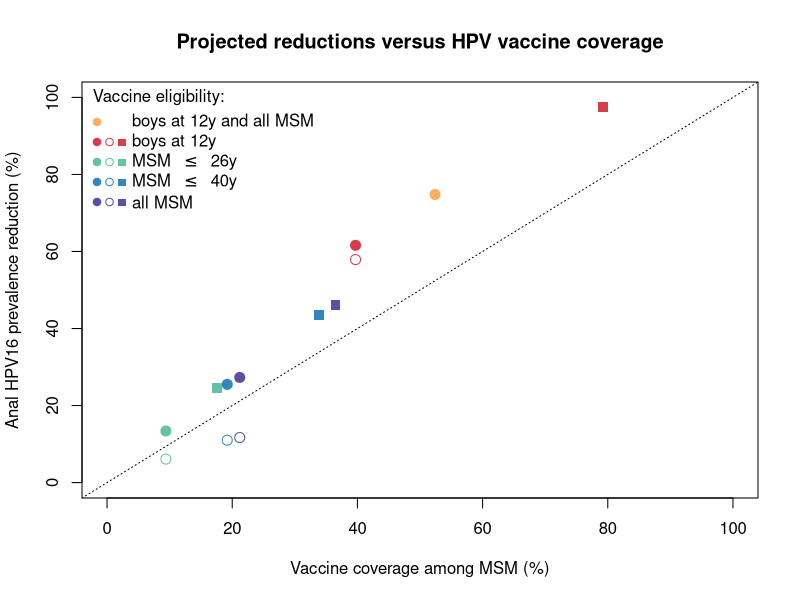

Here is the R script that generated this plot:
library(RColorBrewer)
cols <- brewer.pal(11,"Spectral")

##### PROJECTED REDUCTIONS: see Table 3 in main text

EFFECTIVENESS <- array(NA,dim=c(13,4))
colnames(EFFECTIVENESS) <- c("target","mode","coverage","reduction")

EFFECTIVENESS <- as.data.frame(EFFECTIVENESS)
EFFECTIVENESS[,1] <-
 c(rep("MSM26",3),rep("MSM40",3),rep("MSMall",3),rep("boys12",3),"combi")
EFFECTIVENESS[,2] <-
 c("base","improved","leaky","base","improved","leaky","base","improved","leaky","base","improved","leaky","base")
EFFECTIVENESS[,3] <-
 as.numeric(c(9.4,17.6,9.4,19.2,33.8,19.2,21.2,36.5,21.2,39.7,79.3,39.7,52.4))
EFFECTIVENESS[,4] <-
 as.numeric(c(13.4,24.6,6.1,25.5,43.6,11.0,27.3,46.1,11.7,61.6,97.4,57.9,74.8))

EFFECTIVENESS$symbol <-
 ifelse(EFFECTIVENESS$mode=="leaky",1,
  ifelse(EFFECTIVENESS$mode=="base",19,15))

EFFECTIVENESS$col <-
 ifelse(EFFECTIVENESS$target=="combi",4,
  ifelse(EFFECTIVENESS$target=="boys12",2,
   ifelse(EFFECTIVENESS$target=="MSM26",9,
    ifelse(EFFECTIVENESS$target=="MSM40",10,11))))

plot(reduction ~ coverage, pch=symbol, col=cols[col], cex=1.33,
 xlim=c(0,100), xlab="Vaccine coverage among MSM (%)",
  ylim=c(0,100), ylab="Anal HPV16 prevalence reduction (%)",
   data=EFFECTIVENESS)
abline(a=0,b=1,lty=3)

legendexp = c(expression("    boys at 12y and all MSM"),
              expression("    boys at 12y"),
              expression(paste("    MSM", phantom(0)<=phantom(0), "26y", sep="")),
              expression(paste("    MSM", phantom(0)<=phantom(0), "40y", sep="")),
              expression("    all MSM"))
legend("topleft", legend=legendexp, pch=19,
 col=cols[c(4,2,9,10,11)], title="Vaccine eligibility:", title.adj=0.1, bty="n")
title("Projected reductions versus HPV vaccine coverage")

legend(x=-2, y=104, legend=rep(" ",5), pch=1,
 col=c("white",cols[c(2,9,10,11)]), title="", bty="n")

legend(x=0, y=103.9, legend=rep(" ",5), pch=15,
 col=c("white",cols[c(2,9,10,11)]), title="", bty="n")
